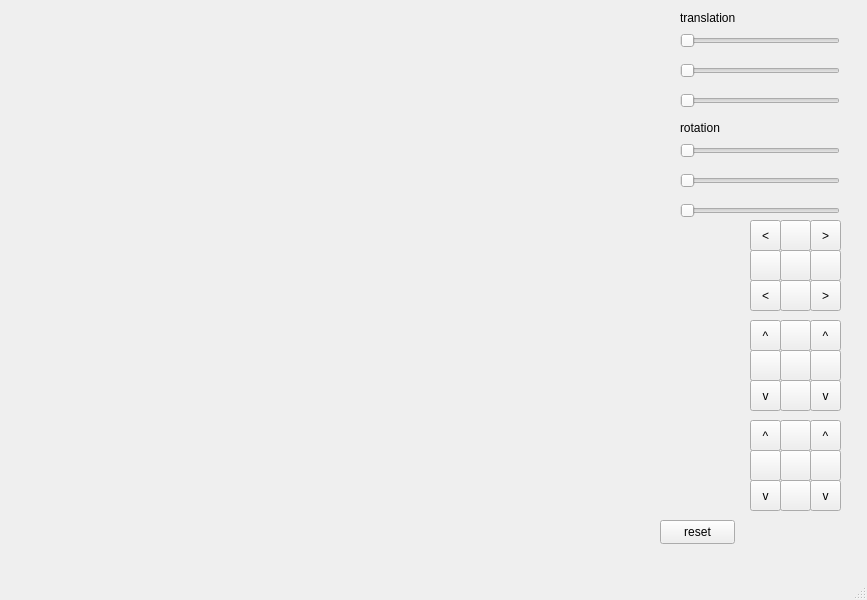
<?xml version="1.0" encoding="UTF-8"?>
<ui version="4.0">
 <class>MainWindow</class>
 <widget class="QMainWindow" name="MainWindow">
  <property name="geometry">
   <rect>
    <x>0</x>
    <y>0</y>
    <width>867</width>
    <height>600</height>
   </rect>
  </property>
  <property name="windowTitle">
   <string>MainWindow</string>
  </property>
  <widget class="QWidget" name="centralwidget">
   <widget class="QSlider" name="translationSliderOX">
    <property name="geometry">
     <rect>
      <x>680</x>
      <y>30</y>
      <width>160</width>
      <height>22</height>
     </rect>
    </property>
    <property name="orientation">
     <enum>Qt::Orientation::Horizontal</enum>
    </property>
   </widget>
   <widget class="QSlider" name="translationSliderOY">
    <property name="geometry">
     <rect>
      <x>680</x>
      <y>60</y>
      <width>160</width>
      <height>22</height>
     </rect>
    </property>
    <property name="orientation">
     <enum>Qt::Orientation::Horizontal</enum>
    </property>
   </widget>
   <widget class="QSlider" name="rotationSliderOX">
    <property name="geometry">
     <rect>
      <x>680</x>
      <y>140</y>
      <width>160</width>
      <height>22</height>
     </rect>
    </property>
    <property name="orientation">
     <enum>Qt::Orientation::Horizontal</enum>
    </property>
   </widget>
   <widget class="QPushButton" name="pushButton">
    <property name="geometry">
     <rect>
      <x>660</x>
      <y>520</y>
      <width>75</width>
      <height>24</height>
     </rect>
    </property>
    <property name="text">
     <string>reset</string>
    </property>
   </widget>
   <widget class="QLabel" name="label">
    <property name="geometry">
     <rect>
      <x>680</x>
      <y>10</y>
      <width>61</width>
      <height>16</height>
     </rect>
    </property>
    <property name="text">
     <string>translation</string>
    </property>
   </widget>
   <widget class="QLabel" name="label_2">
    <property name="geometry">
     <rect>
      <x>680</x>
      <y>120</y>
      <width>71</width>
      <height>16</height>
     </rect>
    </property>
    <property name="text">
     <string>rotation</string>
    </property>
   </widget>
   <widget class="QSlider" name="translationSliderOZ">
    <property name="geometry">
     <rect>
      <x>680</x>
      <y>90</y>
      <width>160</width>
      <height>22</height>
     </rect>
    </property>
    <property name="orientation">
     <enum>Qt::Orientation::Horizontal</enum>
    </property>
   </widget>
   <widget class="QSlider" name="rotationSliderOY">
    <property name="geometry">
     <rect>
      <x>680</x>
      <y>170</y>
      <width>160</width>
      <height>22</height>
     </rect>
    </property>
    <property name="orientation">
     <enum>Qt::Orientation::Horizontal</enum>
    </property>
   </widget>
   <widget class="QSlider" name="rotationSliderOZ">
    <property name="geometry">
     <rect>
      <x>680</x>
      <y>200</y>
      <width>160</width>
      <height>22</height>
     </rect>
    </property>
    <property name="orientation">
     <enum>Qt::Orientation::Horizontal</enum>
    </property>
   </widget>
   <widget class="QToolButton" name="buttonTopRight">
    <property name="geometry">
     <rect>
      <x>810</x>
      <y>220</y>
      <width>31</width>
      <height>31</height>
     </rect>
    </property>
    <property name="text">
     <string>&gt;</string>
    </property>
   </widget>
   <widget class="QToolButton" name="buttonTopLeft">
    <property name="geometry">
     <rect>
      <x>750</x>
      <y>220</y>
      <width>31</width>
      <height>31</height>
     </rect>
    </property>
    <property name="text">
     <string>&lt;</string>
    </property>
   </widget>
   <widget class="QToolButton" name="toolButton_3">
    <property name="geometry">
     <rect>
      <x>780</x>
      <y>220</y>
      <width>31</width>
      <height>31</height>
     </rect>
    </property>
    <property name="text">
     <string/>
    </property>
   </widget>
   <widget class="QToolButton" name="toolButton_4">
    <property name="geometry">
     <rect>
      <x>750</x>
      <y>250</y>
      <width>31</width>
      <height>31</height>
     </rect>
    </property>
    <property name="text">
     <string/>
    </property>
   </widget>
   <widget class="QToolButton" name="toolButton_5">
    <property name="geometry">
     <rect>
      <x>780</x>
      <y>250</y>
      <width>31</width>
      <height>31</height>
     </rect>
    </property>
    <property name="text">
     <string/>
    </property>
   </widget>
   <widget class="QToolButton" name="toolButton_6">
    <property name="geometry">
     <rect>
      <x>810</x>
      <y>250</y>
      <width>31</width>
      <height>31</height>
     </rect>
    </property>
    <property name="text">
     <string/>
    </property>
   </widget>
   <widget class="QToolButton" name="buttonBottomLeft">
    <property name="geometry">
     <rect>
      <x>750</x>
      <y>280</y>
      <width>31</width>
      <height>31</height>
     </rect>
    </property>
    <property name="text">
     <string>&lt;</string>
    </property>
   </widget>
   <widget class="QToolButton" name="toolButton_8">
    <property name="geometry">
     <rect>
      <x>780</x>
      <y>280</y>
      <width>31</width>
      <height>31</height>
     </rect>
    </property>
    <property name="text">
     <string/>
    </property>
   </widget>
   <widget class="QToolButton" name="buttonBottomRight">
    <property name="geometry">
     <rect>
      <x>810</x>
      <y>280</y>
      <width>31</width>
      <height>31</height>
     </rect>
    </property>
    <property name="text">
     <string>&gt;</string>
    </property>
   </widget>
   <widget class="QToolButton" name="buttonLeftUp">
    <property name="geometry">
     <rect>
      <x>750</x>
      <y>320</y>
      <width>31</width>
      <height>31</height>
     </rect>
    </property>
    <property name="text">
     <string>^</string>
    </property>
   </widget>
   <widget class="QToolButton" name="toolButton_11">
    <property name="geometry">
     <rect>
      <x>780</x>
      <y>320</y>
      <width>31</width>
      <height>31</height>
     </rect>
    </property>
    <property name="text">
     <string/>
    </property>
   </widget>
   <widget class="QToolButton" name="buttonRightUp">
    <property name="geometry">
     <rect>
      <x>810</x>
      <y>320</y>
      <width>31</width>
      <height>31</height>
     </rect>
    </property>
    <property name="text">
     <string>^</string>
    </property>
   </widget>
   <widget class="QToolButton" name="toolButton_13">
    <property name="geometry">
     <rect>
      <x>750</x>
      <y>350</y>
      <width>31</width>
      <height>31</height>
     </rect>
    </property>
    <property name="text">
     <string/>
    </property>
   </widget>
   <widget class="QToolButton" name="toolButton_14">
    <property name="geometry">
     <rect>
      <x>780</x>
      <y>350</y>
      <width>31</width>
      <height>31</height>
     </rect>
    </property>
    <property name="text">
     <string/>
    </property>
   </widget>
   <widget class="QToolButton" name="toolButton_15">
    <property name="geometry">
     <rect>
      <x>810</x>
      <y>350</y>
      <width>31</width>
      <height>31</height>
     </rect>
    </property>
    <property name="text">
     <string/>
    </property>
   </widget>
   <widget class="QToolButton" name="buttonLeftDown">
    <property name="geometry">
     <rect>
      <x>750</x>
      <y>380</y>
      <width>31</width>
      <height>31</height>
     </rect>
    </property>
    <property name="text">
     <string>v</string>
    </property>
   </widget>
   <widget class="QToolButton" name="toolButton_17">
    <property name="geometry">
     <rect>
      <x>780</x>
      <y>380</y>
      <width>31</width>
      <height>31</height>
     </rect>
    </property>
    <property name="text">
     <string/>
    </property>
   </widget>
   <widget class="QToolButton" name="buttonRightDown">
    <property name="geometry">
     <rect>
      <x>810</x>
      <y>380</y>
      <width>31</width>
      <height>31</height>
     </rect>
    </property>
    <property name="text">
     <string>v</string>
    </property>
   </widget>
   <widget class="QToolButton" name="toolButton_16">
    <property name="geometry">
     <rect>
      <x>780</x>
      <y>450</y>
      <width>31</width>
      <height>31</height>
     </rect>
    </property>
    <property name="text">
     <string/>
    </property>
   </widget>
   <widget class="QToolButton" name="buttonRightDown_2">
    <property name="geometry">
     <rect>
      <x>810</x>
      <y>480</y>
      <width>31</width>
      <height>31</height>
     </rect>
    </property>
    <property name="text">
     <string>v</string>
    </property>
   </widget>
   <widget class="QToolButton" name="buttonRightUp_2">
    <property name="geometry">
     <rect>
      <x>810</x>
      <y>420</y>
      <width>31</width>
      <height>31</height>
     </rect>
    </property>
    <property name="text">
     <string>^</string>
    </property>
   </widget>
   <widget class="QToolButton" name="toolButton_18">
    <property name="geometry">
     <rect>
      <x>780</x>
      <y>480</y>
      <width>31</width>
      <height>31</height>
     </rect>
    </property>
    <property name="text">
     <string/>
    </property>
   </widget>
   <widget class="QToolButton" name="toolButton_19">
    <property name="geometry">
     <rect>
      <x>750</x>
      <y>450</y>
      <width>31</width>
      <height>31</height>
     </rect>
    </property>
    <property name="text">
     <string/>
    </property>
   </widget>
   <widget class="QToolButton" name="toolButton_20">
    <property name="geometry">
     <rect>
      <x>810</x>
      <y>450</y>
      <width>31</width>
      <height>31</height>
     </rect>
    </property>
    <property name="text">
     <string/>
    </property>
   </widget>
   <widget class="QToolButton" name="buttonLeftUp_2">
    <property name="geometry">
     <rect>
      <x>750</x>
      <y>420</y>
      <width>31</width>
      <height>31</height>
     </rect>
    </property>
    <property name="text">
     <string>^</string>
    </property>
   </widget>
   <widget class="QToolButton" name="toolButton_12">
    <property name="geometry">
     <rect>
      <x>780</x>
      <y>420</y>
      <width>31</width>
      <height>31</height>
     </rect>
    </property>
    <property name="text">
     <string/>
    </property>
   </widget>
   <widget class="QToolButton" name="buttonLeftDown_2">
    <property name="geometry">
     <rect>
      <x>750</x>
      <y>480</y>
      <width>31</width>
      <height>31</height>
     </rect>
    </property>
    <property name="text">
     <string>v</string>
    </property>
   </widget>
  </widget>
  <widget class="QMenuBar" name="menubar">
   <property name="geometry">
    <rect>
     <x>0</x>
     <y>0</y>
     <width>867</width>
     <height>22</height>
    </rect>
   </property>
  </widget>
  <widget class="QStatusBar" name="statusbar"/>
 </widget>
 <resources/>
 <connections/>
</ui>
